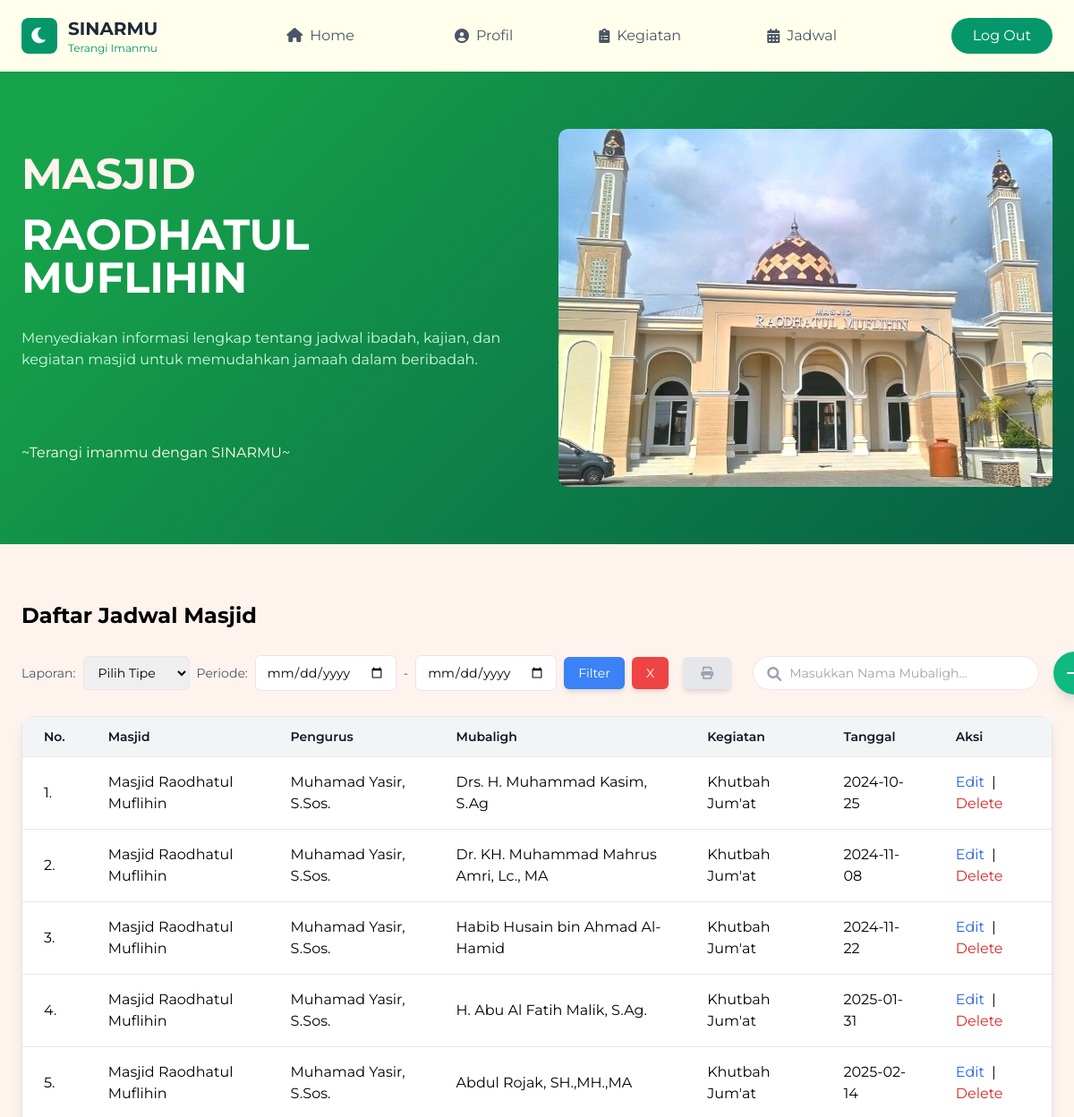
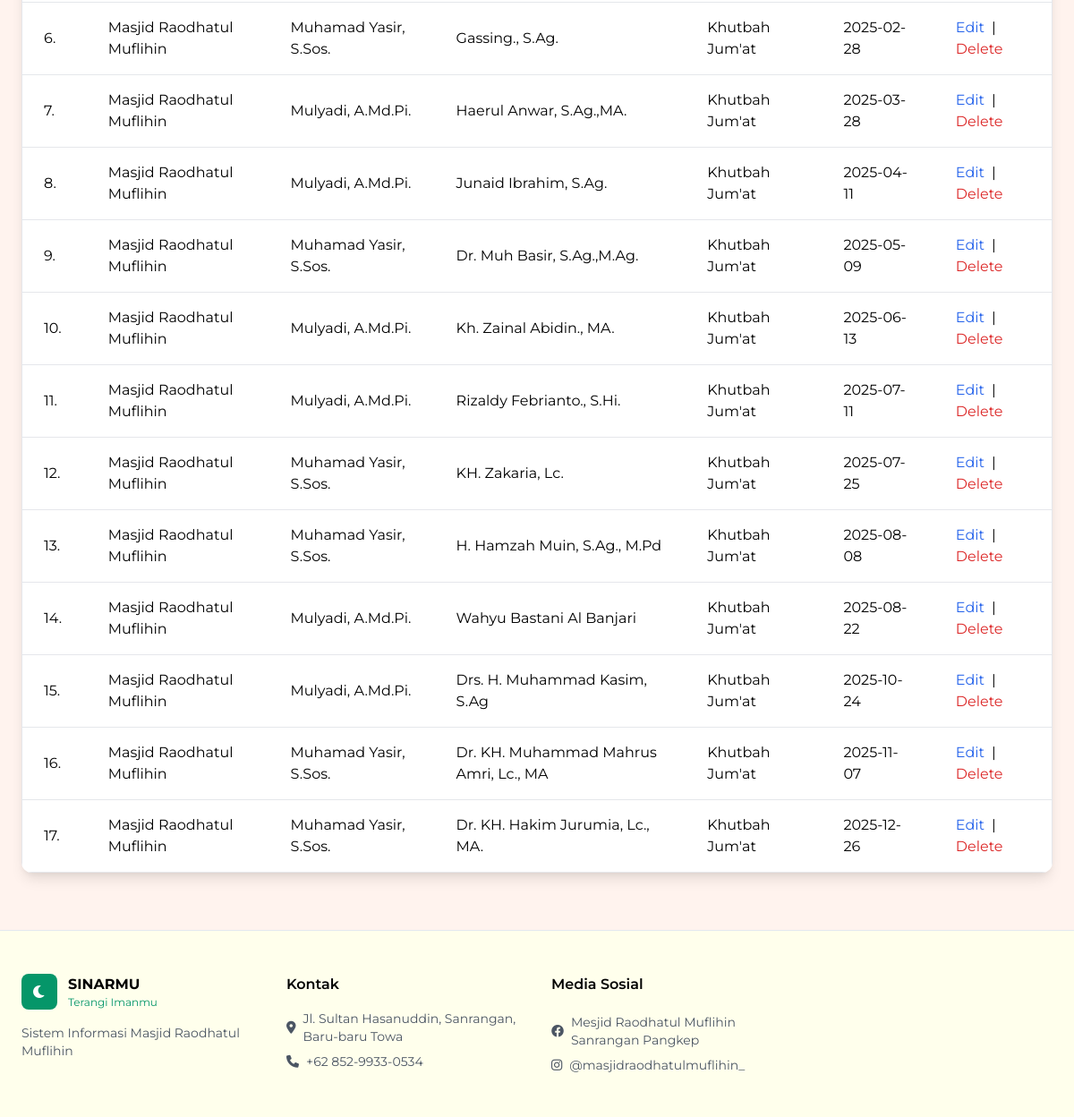
The page /manage_jadwal.php (signed in) on the database its author committed (2 pictures, top to bottom).
### tables this page shows
CREATE TABLE `jadwal` (
  `id_jadwal` int NOT NULL,
  `id_masjid` int NOT NULL,
  `id_pengurus` int DEFAULT NULL,
  `id_mubaligh` int DEFAULT NULL,
  `id_kegiatan` int NOT NULL,
  `kode_jadwal` varchar(100) NOT NULL,
  `created_at` timestamp NULL DEFAULT CURRENT_TIMESTAMP,
  `updated_at` timestamp NULL DEFAULT CURRENT_TIMESTAMP ON UPDATE CURRENT_TIMESTAMP
);

CREATE TABLE `masjid` (
  `id_masjid` int NOT NULL,
  `nama_masjid` varchar(100) NOT NULL,
  `alamat_masjid` varchar(200) NOT NULL,
  `tahun_berdiri` year NOT NULL,
  `created_at` timestamp NULL DEFAULT CURRENT_TIMESTAMP,
  `updated_at` timestamp NULL DEFAULT CURRENT_TIMESTAMP ON UPDATE CURRENT_TIMESTAMP
);

CREATE TABLE `pengurus` (
  `id_pengurus` int NOT NULL,
  `id_akun` int NOT NULL,
  `id_masjid` int NOT NULL,
  `nama_pengurus` varchar(100) NOT NULL,
  `jabatan_pengurus` varchar(100) NOT NULL,
  `alamat_pengurus` varchar(200) DEFAULT NULL,
  `no_telepon_pengurus` varchar(20) DEFAULT NULL,
  `created_at` timestamp NULL DEFAULT CURRENT_TIMESTAMP,
  `updated_at` timestamp NULL DEFAULT CURRENT_TIMESTAMP ON UPDATE CURRENT_TIMESTAMP
);

CREATE TABLE `mubaligh` (
  `id_mubaligh` int NOT NULL,
  `id_akun` int NOT NULL,
  `id_masjid` int NOT NULL,
  `nama_mubaligh` varchar(100) NOT NULL,
  `alamat_mubaligh` varchar(200) DEFAULT NULL,
  `no_telepon_mubaligh` varchar(20) DEFAULT NULL,
  `created_at` timestamp NULL DEFAULT CURRENT_TIMESTAMP,
  `updated_at` timestamp NULL DEFAULT CURRENT_TIMESTAMP ON UPDATE CURRENT_TIMESTAMP
);

CREATE TABLE `kegiatan` (
  `id_kegiatan` int NOT NULL,
  `id_masjid` int NOT NULL,
  `kode_kegiatan` varchar(100) NOT NULL,
  `nama_kegiatan` varchar(100) NOT NULL,
  `deskripsi_kegiatan` varchar(255) DEFAULT NULL,
  `tempat_kegiatan` varchar(200) DEFAULT NULL,
  `waktu_kegiatan` time NOT NULL,
  `tanggal_kegiatan` date NOT NULL,
  `created_at` timestamp NULL DEFAULT CURRENT_TIMESTAMP,
  `updated_at` timestamp NULL DEFAULT CURRENT_TIMESTAMP ON UPDATE CURRENT_TIMESTAMP
);

### manage_jadwal.php (the view, shortened to what the rows shown need)
<?php
include 'koneksi.php';
$sql = "SELECT j.*, m.nama_masjid, p.nama_pengurus, mu.nama_mubaligh, k.nama_kegiatan, k.tanggal_kegiatan
        FROM jadwal j
        INNER JOIN masjid m ON j.id_masjid = m.id_masjid
        INNER JOIN pengurus p ON j.id_pengurus = p.id_pengurus
        INNER JOIN mubaligh mu ON j.id_mubaligh = mu.id_mubaligh
        INNER JOIN kegiatan k ON j.id_kegiatan = k.id_kegiatan
        WHERE 1=1";
$sql .= " ORDER BY k.tanggal_kegiatan ASC";
$stmt = $conn->prepare($sql);
$stmt->execute();
$result = $stmt->get_result();
$data_jadwal = $result->num_rows > 0 ? $result->fetch_all(MYSQLI_ASSOC) : [];
?>
<!DOCTYPE html>
<html lang="id">
<head>
    <link href="https://cdnjs.cloudflare.com/ajax/libs/tailwindcss/2.2.19/tailwind.min.css" rel="stylesheet">
    <link href="https://cdnjs.cloudflare.com/ajax/libs/font-awesome/6.0.0/css/all.min.css" rel="stylesheet">
</head>
<body>
    <nav class="background shadow-sm sticky top-0 z-50">
        <div class="max-w-7xl mx-auto px-6">
            <div class="flex justify-between h-20 items-center">
                <div class="flex items-center gap-3">
                    <div>
                        <h1 class="font-bold text-xl text-gray-800">SINARMU</h1>
                    </div>
                </div>
            </div>
        </div>
    </nav>
    <section class="hero-gradient py-16 text-white">
        <div class="max-w-7xl mx-auto px-6">
            <div class="grid grid-cols-1 md:grid-cols-2 gap-12 items-center">
                <div>
                    <h1 class="text-5xl font-bold mb-5" style="color: #fff3ee">MASJID</h1>
                    <h1 class="text-5xl font-bold mb-8">RAODHATUL MUFLIHIN</h1>
                </div>
            </div>
        </div>
    </section>
    <section class="card py-16">
        <div class="max-w-7xl mx-auto px-6">
            <div class="mb-6">
                <h2 class="text-2xl font-bold">Daftar Jadwal Masjid</h2>
            </div>
            <div class="bg-white rounded-xl shadow-lg overflow-hidden mt-4">
                <table class="min-w-full bg-white border border-gray-200">
                    <thead>
                        <tr>
                            <th class="py-3 px-6 bg-gray-100 font-semibold text-sm text-gray-900 border-b border-gray-200 text-left">No.</th>
                            <th class="py-3 px-6 bg-gray-100 font-semibold text-sm text-gray-900 border-b border-gray-200 text-left">Masjid</th>
                            <th class="py-3 px-6 bg-gray-100 font-semibold text-sm text-gray-900 border-b border-gray-200 text-left">Pengurus</th>
                            <th class="py-3 px-6 bg-gray-100 font-semibold text-sm text-gray-900 border-b border-gray-200 text-left">Mubaligh</th>
                            <th class="py-3 px-6 bg-gray-100 font-semibold text-sm text-gray-900 border-b border-gray-200 text-left">Kegiatan</th>
                            <th class="py-3 px-6 bg-gray-100 font-semibold text-sm text-gray-900 border-b border-gray-200 text-left">Tanggal</th>
                            <th class="py-3 px-6 bg-gray-100 font-semibold text-sm text-gray-900 border-b border-gray-200 text-left">Aksi</th>
                        </tr>
                    </thead>
                    <tbody>
                        <?php if (!empty($data_jadwal)): ?>
                            <?php foreach ($data_jadwal as $index => $jadwal): ?>
                                <tr class="hover:bg-gray-100">
                                    <td class="py-4 px-6 border-b border-gray-200"><?= $index + 1; ?>.</td>
                                    <td class="py-4 px-6 border-b border-gray-200"><?php echo htmlspecialchars($jadwal['nama_masjid'] ?? ''); ?></td>
                                    <td class="py-4 px-6 border-b border-gray-200"><?php echo htmlspecialchars($jadwal['nama_pengurus'] ?? ''); ?></td>
                                    <td class="py-4 px-6 border-b border-gray-200"><?php echo htmlspecialchars($jadwal['nama_mubaligh'] ?? ''); ?></td>
                                    <td class="py-4 px-6 border-b border-gray-200"><?php echo htmlspecialchars($jadwal['nama_kegiatan'] ?? ''); ?></td>
                                    <td class="py-4 px-6 border-b border-gray-200"><?php echo htmlspecialchars($jadwal['tanggal_kegiatan'] ?? ''); ?></td>
                                    <td class="py-4 px-6 border-b border-gray-200 text-left">
                                        <a href="edit_jadwal.php?id=<?php echo $jadwal['id_jadwal']; ?>" class="text-blue-600 hover:text-blue-800">Edit</a>
                                        <span class="mx-1">|</span>
                                        <a href="manage_jadwal.php?id=<?php echo $jadwal['id_jadwal']; ?>&action=delete" class="text-red-600 hover:text-red-800" onclick="return confirm('Yakin ingin menghapus jadwal ini?');">Delete</a>
                                    </td>
                                </tr>
                            <?php endforeach; ?>
                        <?php endif; ?>
                    </tbody>
                </table>
            </div>
        </div>
    </section>
</body>
</html>

### rows shown on the page
jadwal: id_masjid.nama_masjid "Masjid Raodhatul Muflihin", id_pengurus.nama_pengurus "Muhamad Yasir, S.Sos.", id_mubaligh.nama_mubaligh "Drs. H. Muhammad Kasim, S.Ag", id_kegiatan.nama_kegiatan "Khutbah Jum'at", id_kegiatan.tanggal_kegiatan "2024-10-25"
jadwal: id_masjid.nama_masjid "Masjid Raodhatul Muflihin", id_pengurus.nama_pengurus "Muhamad Yasir, S.Sos.", id_mubaligh.nama_mubaligh "Dr. KH. Muhammad Mahrus Amri, Lc., MA", id_kegiatan.nama_kegiatan "Khutbah Jum'at", id_kegiatan.tanggal_kegiatan "2024-11-08"
jadwal: id_masjid.nama_masjid "Masjid Raodhatul Muflihin", id_pengurus.nama_pengurus "Muhamad Yasir, S.Sos.", id_mubaligh.nama_mubaligh "Habib Husain bin Ahmad Al-Hamid", id_kegiatan.nama_kegiatan "Khutbah Jum'at", id_kegiatan.tanggal_kegiatan "2024-11-22"
jadwal: id_masjid.nama_masjid "Masjid Raodhatul Muflihin", id_pengurus.nama_pengurus "Muhamad Yasir, S.Sos.", id_mubaligh.nama_mubaligh "H. Abu Al Fatih Malik, S.Ag.", id_kegiatan.nama_kegiatan "Khutbah Jum'at", id_kegiatan.tanggal_kegiatan "2025-01-31"
jadwal: id_masjid.nama_masjid "Masjid Raodhatul Muflihin", id_pengurus.nama_pengurus "Muhamad Yasir, S.Sos.", id_mubaligh.nama_mubaligh "Abdul Rojak, SH.,MH.,MA", id_kegiatan.nama_kegiatan "Khutbah Jum'at", id_kegiatan.tanggal_kegiatan "2025-02-14"
jadwal: id_masjid.nama_masjid "Masjid Raodhatul Muflihin", id_pengurus.nama_pengurus "Muhamad Yasir, S.Sos.", id_mubaligh.nama_mubaligh "Gassing., S.Ag.", id_kegiatan.nama_kegiatan "Khutbah Jum'at", id_kegiatan.tanggal_kegiatan "2025-02-28"
jadwal: id_masjid.nama_masjid "Masjid Raodhatul Muflihin", id_pengurus.nama_pengurus "Mulyadi, A.Md.Pi.", id_mubaligh.nama_mubaligh "Haerul Anwar, S.Ag.,MA.", id_kegiatan.nama_kegiatan "Khutbah Jum'at", id_kegiatan.tanggal_kegiatan "2025-03-28"
jadwal: id_masjid.nama_masjid "Masjid Raodhatul Muflihin", id_pengurus.nama_pengurus "Mulyadi, A.Md.Pi.", id_mubaligh.nama_mubaligh "Junaid Ibrahim, S.Ag.", id_kegiatan.nama_kegiatan "Khutbah Jum'at", id_kegiatan.tanggal_kegiatan "2025-04-11"
jadwal: id_masjid.nama_masjid "Masjid Raodhatul Muflihin", id_pengurus.nama_pengurus "Muhamad Yasir, S.Sos.", id_mubaligh.nama_mubaligh "Dr. Muh Basir, S.Ag.,M.Ag.", id_kegiatan.nama_kegiatan "Khutbah Jum'at", id_kegiatan.tanggal_kegiatan "2025-05-09"
jadwal: id_masjid.nama_masjid "Masjid Raodhatul Muflihin", id_pengurus.nama_pengurus "Mulyadi, A.Md.Pi.", id_mubaligh.nama_mubaligh "Kh. Zainal Abidin., MA.", id_kegiatan.nama_kegiatan "Khutbah Jum'at", id_kegiatan.tanggal_kegiatan "2025-06-13"
jadwal: id_masjid.nama_masjid "Masjid Raodhatul Muflihin", id_pengurus.nama_pengurus "Mulyadi, A.Md.Pi.", id_mubaligh.nama_mubaligh "Rizaldy Febrianto., S.Hi.", id_kegiatan.nama_kegiatan "Khutbah Jum'at", id_kegiatan.tanggal_kegiatan "2025-07-11"
jadwal: id_masjid.nama_masjid "Masjid Raodhatul Muflihin", id_pengurus.nama_pengurus "Muhamad Yasir, S.Sos.", id_mubaligh.nama_mubaligh "KH. Zakaria, Lc.", id_kegiatan.nama_kegiatan "Khutbah Jum'at", id_kegiatan.tanggal_kegiatan "2025-07-25"
jadwal: id_masjid.nama_masjid "Masjid Raodhatul Muflihin", id_pengurus.nama_pengurus "Muhamad Yasir, S.Sos.", id_mubaligh.nama_mubaligh "H. Hamzah Muin, S.Ag., M.Pd", id_kegiatan.nama_kegiatan "Khutbah Jum'at", id_kegiatan.tanggal_kegiatan "2025-08-08"
jadwal: id_masjid.nama_masjid "Masjid Raodhatul Muflihin", id_pengurus.nama_pengurus "Mulyadi, A.Md.Pi.", id_mubaligh.nama_mubaligh "Wahyu Bastani Al Banjari", id_kegiatan.nama_kegiatan "Khutbah Jum'at", id_kegiatan.tanggal_kegiatan "2025-08-22"
jadwal: id_masjid.nama_masjid "Masjid Raodhatul Muflihin", id_pengurus.nama_pengurus "Mulyadi, A.Md.Pi.", id_mubaligh.nama_mubaligh "Drs. H. Muhammad Kasim, S.Ag", id_kegiatan.nama_kegiatan "Khutbah Jum'at", id_kegiatan.tanggal_kegiatan "2025-10-24"
jadwal: id_masjid.nama_masjid "Masjid Raodhatul Muflihin", id_pengurus.nama_pengurus "Muhamad Yasir, S.Sos.", id_mubaligh.nama_mubaligh "Dr. KH. Muhammad Mahrus Amri, Lc., MA", id_kegiatan.nama_kegiatan "Khutbah Jum'at", id_kegiatan.tanggal_kegiatan "2025-11-07"
jadwal: id_masjid.nama_masjid "Masjid Raodhatul Muflihin", id_pengurus.nama_pengurus "Muhamad Yasir, S.Sos.", id_mubaligh.nama_mubaligh "Dr. KH. Hakim Jurumia, Lc., MA.", id_kegiatan.nama_kegiatan "Khutbah Jum'at", id_kegiatan.tanggal_kegiatan "2025-12-26"
